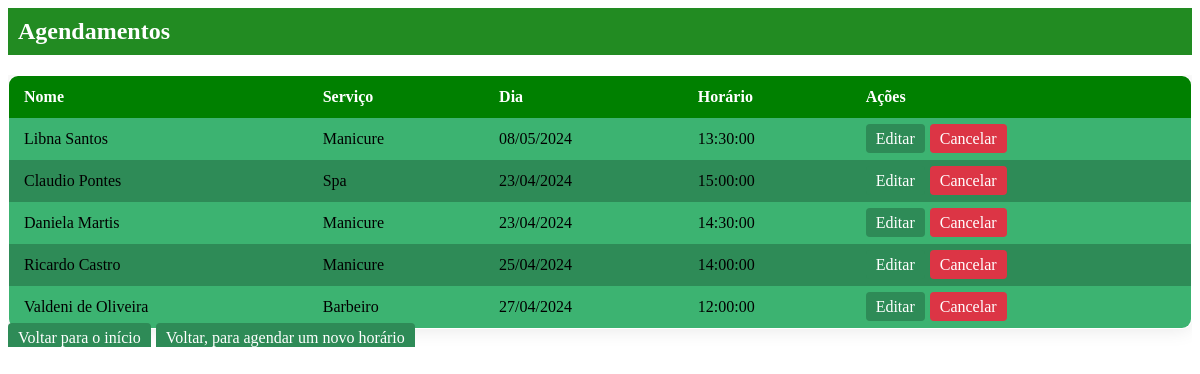
/most.php, run on an earlier commit of the app's database.
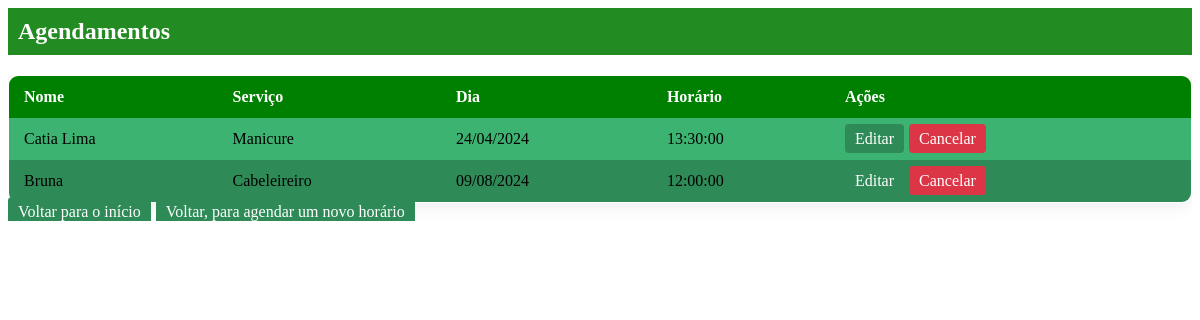
And on a later commit of the database.
### tables this page shows
CREATE TABLE `cliente` (
  `id` int(11) NOT NULL,
  `Nome` varchar(255) NOT NULL,
  `Telefone` varchar(20) NOT NULL,
  `Servico` enum('Barbeiro','Cabeleireiro','Manicure','Spa') NOT NULL,
  `Dia` date NOT NULL,
  `Horario` time NOT NULL,
  `Senha` varchar(255) NOT NULL
);

### most.php (the view, shortened to what this page needs)
<?php
include_once('config.php');
$query = "SELECT * FROM cliente";
$result = mysqli_query($conexao, $query);
if(mysqli_num_rows($result) > 0) {
        echo "<h2 style='background-color: #228B22; padding: 10px; color: #fff;'>Agendamentos</h2>";
    echo "<div class='table-container'>";
    echo "<table class='styled-table'>";
    echo "<thead><tr><th>Nome</th><th>Serviço</th><th>Dia</th><th>Horário</th><th>Ações</th></tr></thead>";
    echo "<tbody>";
    $count = 0;
    while($row = mysqli_fetch_assoc($result)) {
        $count++;
        $color_class = $count % 2 == 0 ? 'even-row' : 'odd-row';
        echo "<tr class='$color_class'>";
        echo "<td>".$row['Nome']."</td>";
        echo "<td>".$row['Servico']."</td>";
        echo "<td>".date('d/m/Y', strtotime($row['Dia']))."</td>";
        echo "<td>".$row['Horario']."</td>";
        echo "<td><a class='edit-btn' href='senha_edit.php?id=".$row['id']."'>Editar</a><a class='delete-btn' href='senha_cancelar.php?id=".$row['id']."'>Cancelar</a></td>";
        echo "</tr>";
    }
    echo "</tbody>";
    echo "</table>";
    echo "<a class='return-btn' href='index.php'>Voltar para o início</a>";
    echo "<a class='return-btn' href='agend.php'>Voltar, para agendar um novo horário</a>";
    echo "</div>";
} else {
    echo "<p>Nenhum agendamento encontrado.</p>";
}
?>

### most.php (style rules this page uses)
.table-container { overflow-x: auto; }
.styled-table { width: 100%; border-collapse: collapse; border-spacing: 0; border: 1px solid #ddd; border-radius: 10px; overflow: hidden; box-shadow: 0 0 20px rgba(0, 0, 0, 0.1); }
.styled-table th, .styled-table td { padding: 12px 15px; text-align: left; }
.styled-table th { background-color: #008000; color: #fff; }
.styled-table tbody tr:nth-of-type(odd) { background-color: #3CB371; }
.styled-table tbody tr:nth-of-type(even) { background-color: #2E8B57; }
.styled-table tbody tr:last-of-type { border-bottom: none; }
.edit-btn, .delete-btn, .return-btn { padding: 6px 10px; margin-right: 5px; text-decoration: none; border-radius: 4px; }
.edit-btn { background-color: #2E8B57; color: #fff; }
.delete-btn { background-color: #dc3545; color: #fff; }
.return-btn { background-color:#2E8B57; color: #fff; }

What changed in the data, as far as the page shows it:
removed cliente: Nome "Libna Santos", Servico "Manicure", Dia "08/05/2024", Horario "13:30:00"
removed cliente: Nome "Claudio Pontes", Servico "Spa", Dia "23/04/2024", Horario "15:00:00"
removed cliente: Nome "Daniela Martis", Servico "Manicure", Dia "23/04/2024", Horario "14:30:00"
removed cliente: Nome "Ricardo Castro", Servico "Manicure", Dia "25/04/2024", Horario "14:00:00"
removed cliente: Nome "Valdeni de Oliveira", Servico "Barbeiro", Dia "27/04/2024", Horario "12:00:00"
added cliente: Nome "Catia Lima", Servico "Manicure", Dia "24/04/2024", Horario "13:30:00"
added cliente: Nome "Bruna", Servico "Cabeleireiro", Dia "09/08/2024", Horario "12:00:00"
